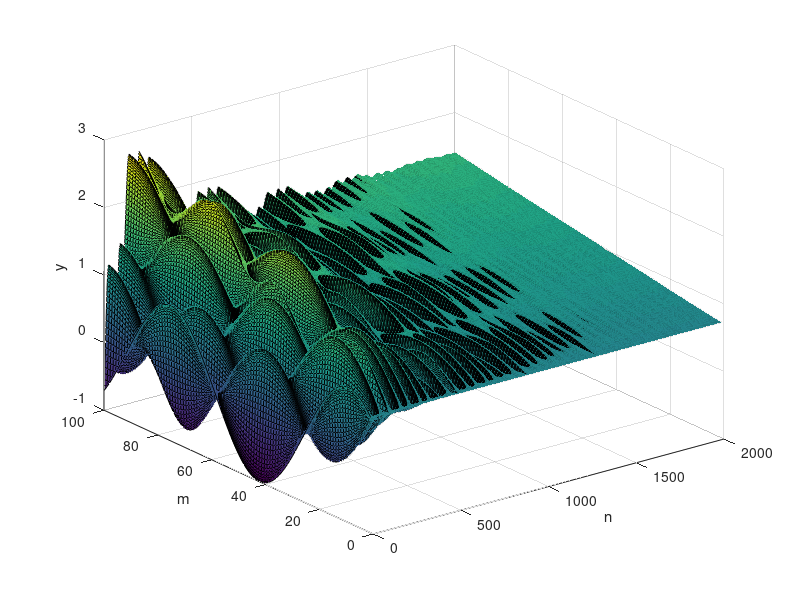
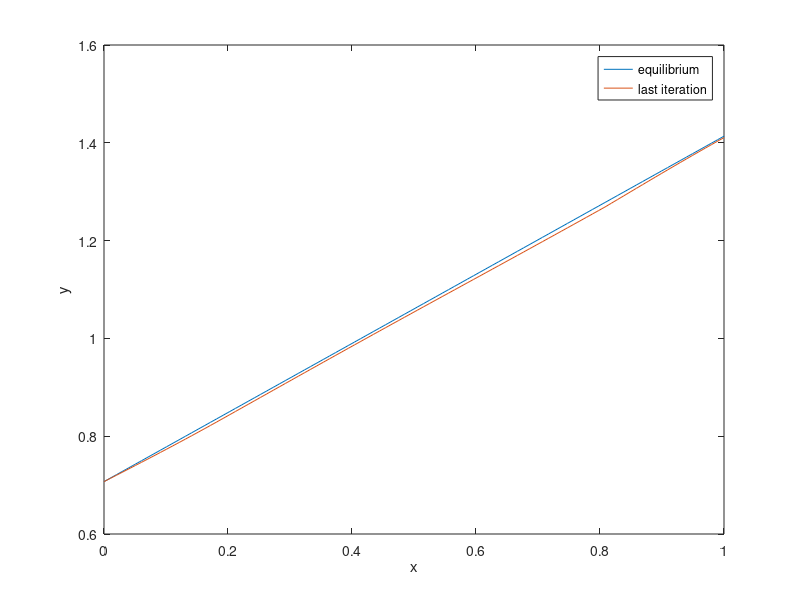
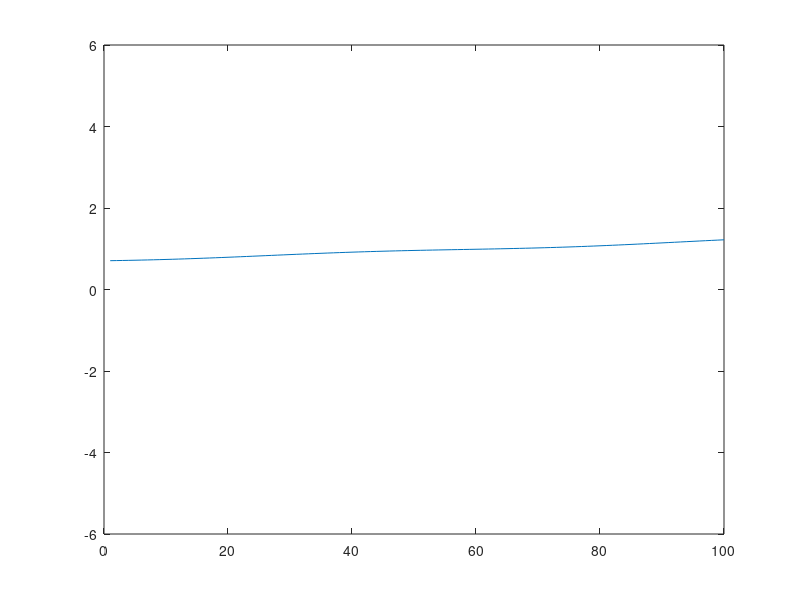

The MATLAB source for these figures, in order:
% Constants start

% Linear mass density (u)
linear_mass_density = 0.01;

% Tension force (T)
tension_force = 100;

% viscous damping coefficent [N*s/m]
b = 0.5;

% String length (L)
string_length = 1;

%Matrix
M = 100;
N = 2000;

% Constants end

beta = b / 2 / linear_mass_density;
x = linspace(0, string_length, M)';
velocity = sqrt(tension_force / linear_mass_density);
dx = x(2) - x(1);
dt = dx / velocity;
p = (velocity * dt / dx)^2;
q = 1 + beta * dt;
u = 1 - beta * dt;

% boundary conditions
% (l, r) Dirichlet condition
% (h, k) Neumann condition

% Dirichlet - Neumann
s = sin(3 * pi * x + pi / 4);
g = ones(M, 1);
l = sqrt(2) / 2 * ones(1, N);
k = cos(pi * (1/4 + 3 * string_length * dt)) * ones(1, N);

f(:, 1) = s;
f(1, 2:N) = l(2:N);
f(2:M - 1, 2) = p / 2 * (f(3:M, 1) - 2 * f(2:M - 1, 1) + f(1:M - 2, 1)) + f(2:M - 1, 1) + u * dt * g(2:M - 1);
f(M, 2) = p * (dx * k(2) - f(M, 1) + f(M - 1, 1)) + f(M, 1) + u * dt * g(M);

for n = 2:N - 1
    f(2:M - 1, n + 1) = (1 / q) * p * (f(3:M, n) - 2 * f(2:M - 1, n) + f(1:M - 2, n)) + 2 * (1 / q) * f(2:M - 1, n) - (u / q) * f(2:M - 1, n - 1);
    f(M, n + 1) = (1 / q) * p * 2 * (dx * k(n) - f(M, n) + f(M - 1, n)) + 2 * (1 / q) * f(M, n) - (u / q) * f(M, n - 1);
end

plot_x = 0:1 / (M - 1):1;
plot_y = 0:1 / (M - 1):1;

figure(1)
surf(f);
zlabel('y');
xlabel('n');
ylabel('m');
% damping must be different than 0
figure(2)
plot(plot_x, k(1) * plot_x + l(1), plot_y, f(:, N));
legend({'equilibrium', 'last iteration'})
xlabel('x');
ylabel('y');
X = 1:M;
fig = figure(3);
axh = axes('Parent', fig);
i = 1;
ph = plot(axh, X, f(:, i));
xlim([0 M]);
ylim([-6 6]);

while i < M
    i = i + 1;
    set(ph, 'YData', f(:, i));
    pause(0.1)
end
